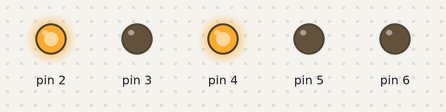
Simulated run of this sketch. Board: Arduino Uno, built with avr-gcc and run on an emulated ATmega328P. On the bench: output pins drawn as LEDs (lit = HIGH).

Above: at 0.1 s.
Timing chart, 0 to 1.6 s (numbered marks = the images above):
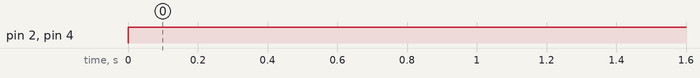

Measured:
- by itself, pin 2, pin 4: LOW → HIGH at 0.00 s

The sketch:

binary.ino
```cpp
void setup() {
  Serial.begin(9600);
  pinMode(2,OUTPUT);
  pinMode(3,OUTPUT);
  pinMode(4,OUTPUT);
  pinMode(5,OUTPUT);
  pinMode(6,OUTPUT);
}

void loop() {
  //x is the digit you want the binary lights for
  int x=5,a=0;
  for(int i=2;x>0;i++)
  {
    a=x%2;
    //Serial.println(a);
    x=x/2;
    //Serial.println(x);
    if(a==1)
    {
      digitalWrite(i,HIGH);
      }
    else{
      digitalWrite(i,LOW);
      }
    }
}
```
